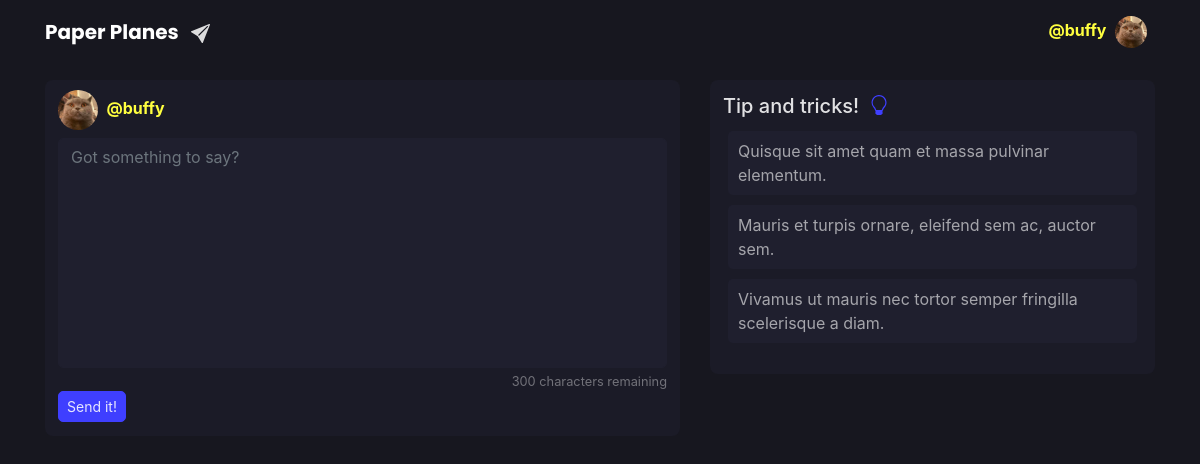
/post/new (signed in), run on the app's committed database.
### application/models.py (models this page shows, shortened)
class User(db.Model, UserMixin):
    id = db.Column(db.Integer, primary_key=True)
    username = db.Column(db.String(8), unique=True, nullable=False)
    email = db.Column(db.String(254), unique=True, nullable=False)
    image_file = db.Column(db.String(20), nullable=False,
                           default='default.jpg')
    password = db.Column(db.String(60), nullable=False)
    date_joined = db.Column(db.DateTime, nullable=False,
                            default=datetime.utcnow)
    posts = db.relationship('Post', backref='author', lazy=True)

### application/post.py (the view)
@blueprint.route("/new", methods=['GET', 'POST'])
@login_required
def new_post():
    form = PostForm()
    if form.validate_on_submit():
        post = Post(content=form.content.data, author=current_user)
        db.session.add(post)
        db.session.commit()
        flash("Your post has been created!", 'success')
        return redirect(url_for('routes.index'))
    return render_template('create_post.html', title='Create Post', form=form)

### application/forms.py
class PostForm(FlaskForm):
    content = TextAreaField('Content', validators=[
                            DataRequired(), Length(max=300)])
    submit = SubmitField('Send it!')

### application/templates/create_post.html (shortened to what this page needs)
{% extends "base.html" %}
{% block content %}
<article class="media content-section">
    </head>
    <body>
        <div class="w-100">
            <img class="rounded-circle article-img" src="{{ url_for('static', filename='profile_pics/' + current_user.image_file) }}">
            <span class="mr-1 secondary-colour font-weight-bold">@{{ current_user.username }}</span>
            <form method="POST">
                <fieldset class="form-group mb-0">
                    <div class="form-group mb-0 mt-2">
                        {% if form.content.errors %}
                        {{ form.content(class="form-control dark-form is-invalid input-form", rows="9", style="resize: none;", placeholder="Got something to say?", onkeyup="countChar(this, 300)", maxlength="300", autofocus=true) }}
                        {% else %}
                        {{ form.content(class="form-control dark-form input-form", rows="9", style="resize: none;", placeholder="Got something to say?", onkeyup="countChar(this, 300)", maxlength="300", autofocus=true) }}
                        {% endif %}
                        <small class="float-right mt-1" id="charNum">300 characters remaining</small>
                    </div>
                </fieldset>
                <div class="form-group mb-1">
                    {{form.submit(class="btn button btn-sm input-button") }}
                </div>
            </form>
        </div>
</article>
{% endblock content %}
{% block sidebar %}
<div class="col-md-5 d-none d-sm-block">
    <div class="content-section">
        <div class="align-middle mt-1">
            <h5 class="heading-title">Tip and tricks!</h5>
        </div>
        <ul class="list-group">
            <a href="#">
                <li class="sidebar-list d-flex justify-content-between align-items-center">
                    Quisque sit amet quam et massa pulvinar elementum.
                </li>
            </a>
            <a href="#">
                <li class="sidebar-list d-flex justify-content-between align-items-center">
                    Mauris et turpis ornare, eleifend sem ac, auctor sem.
                </li>
            </a>
            <a href="#">
                <li class="sidebar-list d-flex justify-content-between align-items-center">
                    Vivamus ut mauris nec tortor semper fringilla scelerisque a diam.
                </li>
            </a>
        </ul>
    </div>
</div>
{% endblock sidebar %}

### application/templates/base.html (shortened to what this page needs)
<!DOCTYPE html>
<html lang="en">
<head>
  <link rel=" stylesheet" href="https://stackpath.bootstrapcdn.com/bootstrap/4.3.1/css/bootstrap.min.css" />
  <link rel="stylesheet" href="/static/CSS/style.css" />
</head>
<header>
  <nav class="navbar navbar-expand-md navbar-dark nav-dark">
    <div class="container">
      <a class="navbar-brand mr-4 font-weight-bold" href="{{ url_for('routes.index') }}" id="nav-heading">
        Paper Planes
      </a>
      <div class="collapse navbar-collapse" id="navbarToggle">
        <div class="navbar-nav">
          {% if current_user.is_authenticated %}
          <li class="nav-item dropdown d-none d-md-block">
            <a class="nav-link" href="#" id="navbarDropdown" role="button" data-toggle="dropdown" aria-haspopup="true" aria-expanded="false">
              <span class="secondary-colour font-weight-bold">@{{current_user.username}}</span>
              <img class="rounded-circle profile-icon" src="{{ url_for('static', filename='profile_pics/' + current_user.image_file) }}">
            </a>
          </li>
          {% endif %}
        </div>
      </div>
    </div>
  </nav>
</header>
<body>
  <main role="main" class="container container-main">
    <div class="row justify-content-center">
      <div class="col-md-7">
        {% block content %}
        {% endblock content %}
      </div>
      {% block sidebar %}
      {% endblock sidebar %}
    </div>
  </main>
</body>
</html>

### application/static/CSS/style.css (style rules this page uses)
:root { --primary: #3f3fff; --secondary: #ffff3f; --background: #17171f; --component: #1b1b27; --surface: #1f1f2e; --soft-primary: #7171ff; --high-emphasis: rgb(255, 255, 255, 0.87); --medium-emphasis: rgb(255, 255, 255, 0.60); --disable: rgb(255, 255, 255, 0.38); --outer-radius: 8px; --inner-radius: 5px; --hover-opacity: 0.90; }
#nav-heading { font-family: 'Poppins', sans-serif; }
body { background: var(--background); }
.container-main { margin-top: 1rem; }
h1, h2, h3, h4, h5, h6 { color: var(--high-emphasis); }
small { color: var(--disable); }
.nav-dark { background-color: var(--background); }
.content-section { background: var(--component); padding: 10px 13px; border-radius: var(--outer-radius); margin-bottom: 17px; }
.sidebar-list { padding: 8px 10px; margin: 5px; border-radius: var(--inner-radius); list-style-type: none; color: var(--medium-emphasis); background-color: var(--surface); }
.input-form { border-radius: var(--inner-radius); }
.input-button { border-radius: var(--inner-radius); background-color: var(--primary); border-color: var(--primary); color: var(--high-emphasis); }
.heading-title { margin-right: 5px; display: inline-block; }
fieldset div { color: var(--high-emphasis); }
.dark-form, .dark-form:focus { background-color: var(--surface); border-color: var(--surface); color: var(--medium-emphasis); }
.article-img { height: 40px; width: 40px; margin-right: 4px; }
.profile-icon { height: 32px; width: 32px; margin-left: 4px; }
.secondary-colour { color: var(--secondary); }

### data on the page
User: username "buffy", image_file (picture)
